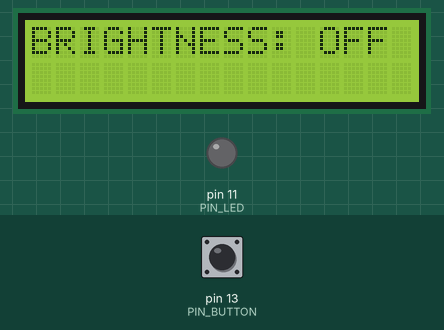
Bench run of a sketch on a simulated Arduino Uno, built with avr-gcc and run on an emulated ATmega328P. Shown: 16×2 character LCD, output pins drawn as LEDs (lit = HIGH). The test bench sets the inputs (shaded band); at power-on: pin 13 (PIN_BUTTON) HIGH.

Above: at 1.2 s.
1.3 s: pin 13 (PIN_BUTTON) pulled LOW for 0.15 s
At 2.5 s:
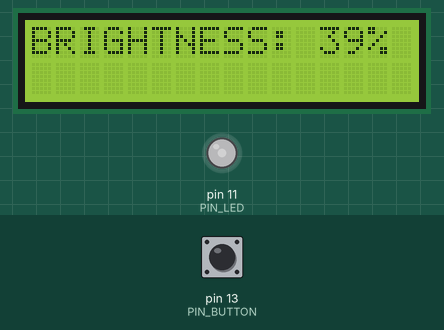
2.9 s: pin 13 (PIN_BUTTON) pulled LOW for 1 s
At 4.5 s:
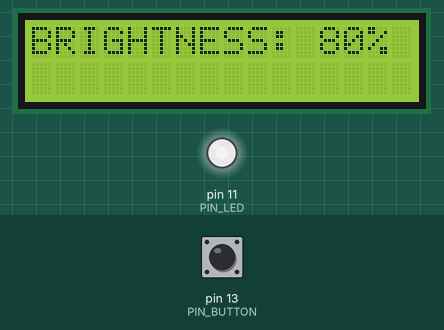
5.4 s: pin 13 (PIN_BUTTON) pulled LOW for 3.2 s
At 7.7 s:
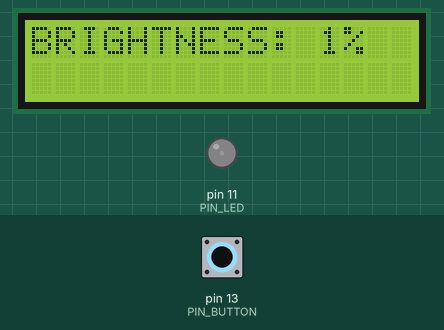
10.1 s: pin 13 (PIN_BUTTON) pulled LOW for 1 s
At 12.2 s:
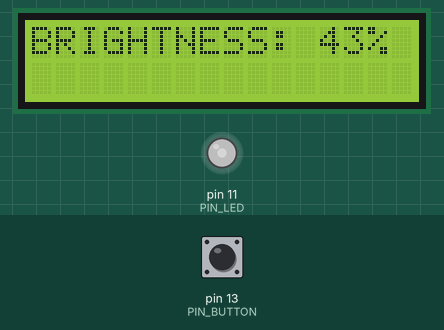
Timing chart, 0 to 13.6 s (numbered marks = the images above; inputs shaded):
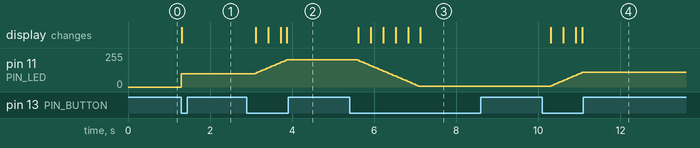

Measured:
- after the input at 1.3 s, pin 11 (PIN_LED): 0/255 → 100/255 at once; the display: changes at once (image 1)
- after the input at 2.9 s, pin 11 (PIN_LED): moves from 100/255 to 205/255 over 0.77 s, starting after 0.20 s; the display: first changes after 0.21 s (image 2 shows a later state)
- after the input at 5.4 s, pin 11 (PIN_LED): moves from 205/255 to 5/255 over 1.5 s, starting after 0.20 s; the display: first changes after 0.21 s (image 3 shows a later state)
- after the input at 10.1 s, pin 11 (PIN_LED): moves from 5/255 to 110/255 over 0.76 s, starting after 0.20 s; the display: first changes after 0.21 s (image 4 shows a later state)

The sketch:

light-dimming.ino
```cpp
/*
  Library för displayen.
  https://www.arduino.cc/reference/en/libraries/liquidcrystal-i2c/
  https://www.arduino.cc/reference/en/libraries/liquidcrystal/
*/
#include <LiquidCrystal_I2C.h>

#define PIN_LED 11
#define PIN_BUTTON 13
/*
  Hur lång tid (ms) man måste hålla inne knappen innan ljusstyrkan ändras.
  Det är också hur lång tid det tar för lampan att stängas av när man tryckt på knappen.

  För högt värde gör att knappen inte känns responsiv när lampan
  stängs av en lång stund efter man tryckt på knappen.

  För lågt värde gör det svårt att stänga av lampan då den
  försöker ändra ljusstyrka istället.
*/
#define DIM_DELAY 200
// Går inte ner till 0 för att man inte ska stänga av lampan genom att justera ljusstyrkan
#define BRIGHTNESS_MIN 5
#define BRIGHTNESS_MAX 255
// Displayen får problem under 30ms
#define BRIGHTNESS_ADJUSTMENT_INTERVAL 30 //ms
#define DISPLAY_I2C_ADDRESS 0x27
/*
  Konstruktorn till LiquidCrystal vill ha antal kolumner och rader,
  men jag märker ingen skillnad oavsett vilka värden de har.
  Sätter det antal kolumner och rader som displayen har för säkerhets skull.
*/
#define DISPLAY_COLUMNS 16
#define DISPLAY_ROWS 2

LiquidCrystal_I2C display(
  DISPLAY_I2C_ADDRESS,
  DISPLAY_COLUMNS,
  DISPLAY_ROWS
);
// Får inte vara utanför BRIGHTNESS_MIN eller BRIGHTNESS_MAX
int brightness = 100;
// Får inte göra så att brightness hamnar utanför min eller max
int brightnessAdjustment = 5;
bool lightOn = false;

void setup() {
  pinMode(PIN_LED, OUTPUT);
  pinMode(PIN_BUTTON, INPUT_PULLUP);
  display.init();
  display.backlight();
  display.setCursor(0,0);
  display.print("BRIGHTNESS: ");
  updateDisplay();
}

void loop() {
  if( isButtonPressed() == false ) return;

  if(lightOn){
    delay(DIM_DELAY);
    if(isButtonPressed() == false){
      turnLightOff();
    }
    else {
      adjustBrightness();
      /*
        Väntar på att knappen släpps så att loopen inte går direkt tillbaka hit.
        brightness ska stanna på max eller min, inte börja gå åt andra hållet,
        även om knappen fortsätter hållas in.
      */
      waitForButtonRelease();
    }
  }

  else if(lightOn == false){
    turnLightOn();
    /*
      Vill inte att ljusstyrkan ska ändras med samma tryck som startar lampan,
      måste släppa knappen först och trycka igen.
    */
    waitForButtonRelease();
  }
}


// --- Led ---

void turnLightOn(){
  lightOn = true;
  analogWrite(PIN_LED, brightness);
  updateDisplay();
}
void turnLightOff(){
  lightOn = false;
  analogWrite(PIN_LED, 0);
  updateDisplay();
}
void adjustBrightness(){
  do{
    brightness += brightnessAdjustment;
    analogWrite(PIN_LED, brightness);
    updateDisplay();
    delay(BRIGHTNESS_ADJUSTMENT_INTERVAL);
  } while(
    isButtonPressed()
    && brightness > BRIGHTNESS_MIN && brightness < BRIGHTNESS_MAX
  );
  // Nästa gång ska ljusstyrkan ändras åt andra hållet
  brightnessAdjustment *= -1;
}


// --- Display ---

void updateDisplay(){
  // Ta bort fyra tecken (max längd på brightness + %-tecken)
  display.setCursor(12, 0);
  display.print("    ");

  // Skriv det nya värdet
  display.setCursor(12, 0);
  if(lightOn){
    int brightnessPercentage = (brightness * 100) / BRIGHTNESS_MAX;
    display.print(brightnessPercentage);
    display.print("%");
  }
  else display.print("OFF");
}


// --- Button ---
/*
  https://docs.arduino.cc/built-in-examples/digital/Debounce
  Ingen kod för debouncing av knappen.
  Det går att lösa bouncing med både
  hårdvara: https://hackaday.com/2015/12/09/embed-with-elliot-debounce-your-noisy-buttons-part-i/
  kod: https://www.e-tinkers.com/2021/05/the-simplest-button-debounce-solution/

  I Wokwi går det inte att lösa med hårdvara (resistors + capacitor),
  men det går att stänga av bouncing för knappen (i diagram.json).
  Koden här fungerar endast med en knapp utan bouncing.
*/

// pinMode måste vara INPUT_PULLUP
bool isButtonPressed(){
  return !digitalRead(PIN_BUTTON);
}
void waitForButtonRelease(){
  while(isButtonPressed()) delay(100);
}
```
